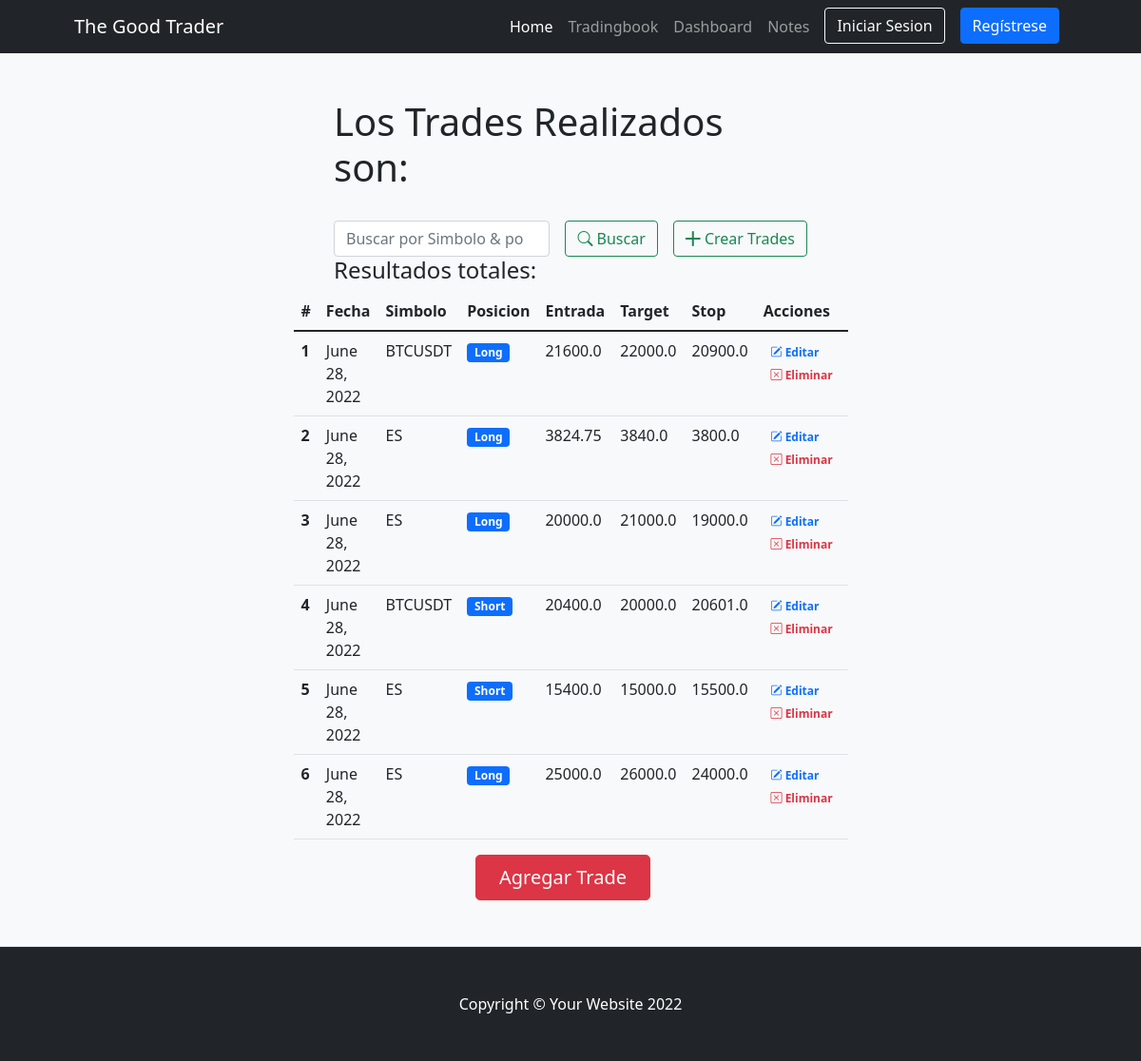
The app's page /tradingbook/trades/, older data.
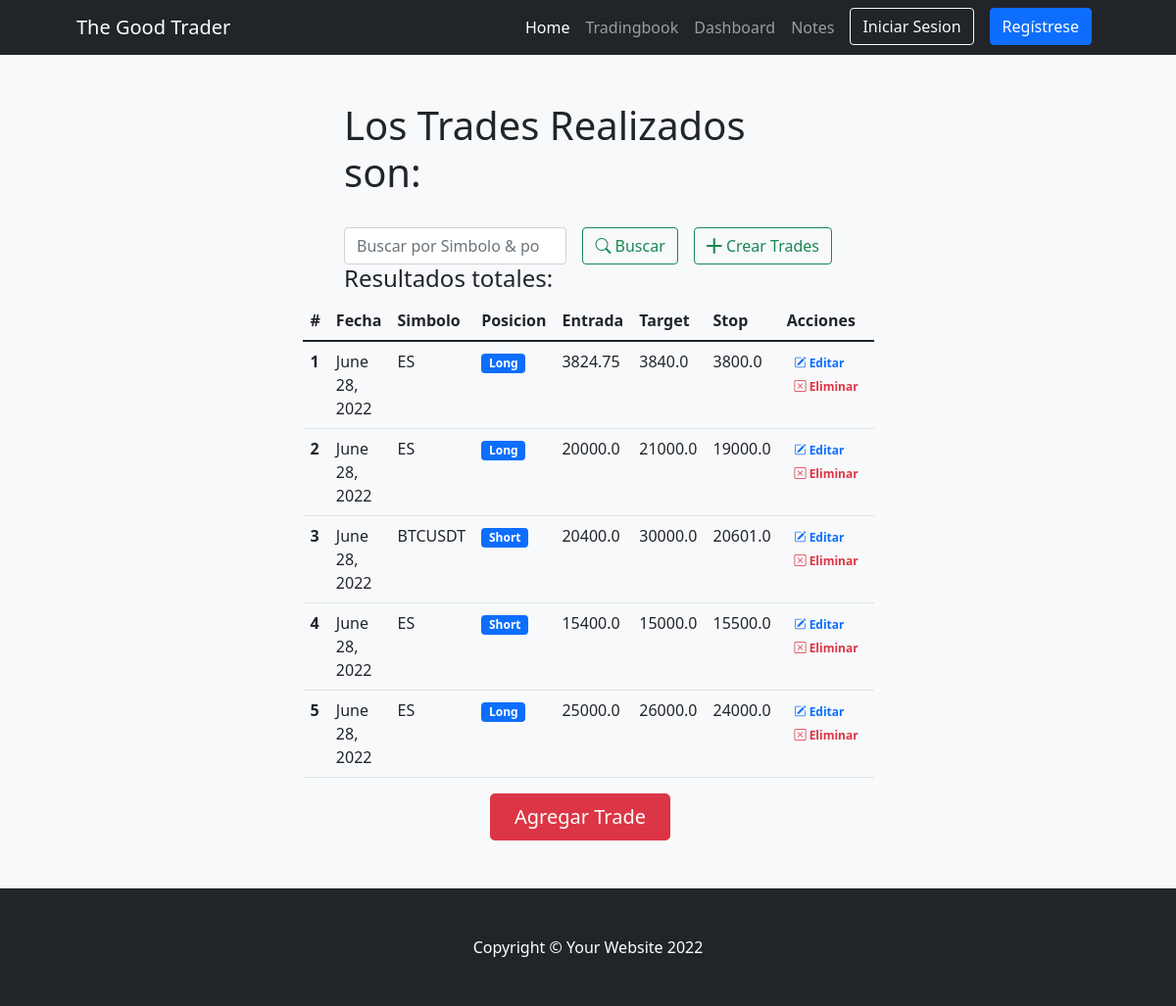
The same page, newer data.
### tradingbookapp/models.py (models this page shows)
class Trade(models.Model):
    fecha = models.DateField("Fecha de operacion (mm/dd/yyyy)",auto_now_add=False,auto_now=False,blank=True,null=True)
    simbolo = models.CharField("Simbolo",max_length=30)
    posiciones = (
        (1,"Long"),
        (2,"Short")
    )
    posicion = models.PositiveSmallIntegerField("Posicion",choices=posiciones)
    entrada = models.FloatField("Precio Entrada",)
    target = models.FloatField("Target")
    stop = models.FloatField("stop")

### tradingbookapp/views.py (the view, shortened to what this page needs)
# urls.py: path('trades/',views.Trades,name="Trades"),
def Trades(request):
    trades = Trade.objects.all()
    ctx = {'trades':trades}
    return render(request,'tradingbookapp/trades.html',ctx)

### tradingbookapp/templates/tradingbookapp/trades.html (shortened to what this page needs)
{% extends "tradingbookapp/base.html" %}
{%block contenidopagina%}
<section class="bg-light py-5 border-bottom">
    <div class="container px-5">
        <div class="row gx-5 justify-content-center">
            <div class="col-lg-6">
                <h1>Los Trades Realizados son:</h1>
                <br>
                <div class="row gx-5 justify-content-center">
                    <div class="col-lg-12">
                        <form class="d-flex my-2 my-lg-0" action="" method="post">
                            <input class="flex-grow-0 form-control mr-sm-2" type="search" name="search" placeholder="Buscar por Simbolo & posicion" aria-label="Search">
                            <button class="btn btn-outline-success text-nowrap ms-3 my-2 my-sm-0" type="submit"> <i class="bi bi-search"></i> Buscar</button>
                            <a class="btn btn-outline-success text-nowrap ms-3 my-2 my-sm-0" href="{% url 'crear_trades' %}"> <i class="bi bi-plus-lg"></i> Crear Trades</a>
                        </form>
                    </div>
                    <br>
                    <h4>Resultados
                        {% if search %}
                            para "{{busqueda}}":
                        {% else %}
                            totales:
                        {% endif %}
                    </h4>
                    <br>
                <table class="table">
                    <thead>
                        <th scope="col">#</th>
                        <th scope="col">Fecha</th>
                        <th scope="col">Simbolo</th>
                        <th scope="col">Posicion</th>
                        <th scope="col">Entrada</th>
                        <th scope="col">Target</th>
                        <th scope="col">Stop</th>
                        <th scope="col">Acciones</th>
                    </thead>
                    <ul class= "list-group list-group-numbered">
                        {% for trade in trades  %}
                        <tr>
                            <th scope="row">{{forloop.counter}}</th>
                            <td>{{trade.fecha}}</td>
                            <td>{{trade.simbolo}}</td>
                            <td><span class= "badge bg-primary rounded-pill>">{{trade.get_posicion_display}}</span></td>
                            <td>{{trade.entrada}}</td>
                            <td>{{trade.target}}</td>
                            <td>{{trade.stop}}</td>
                            <td>
                                <a href="{% url 'Editar_trade' trade.id %}" class="text-primary badge badge-primary text-decoration-none"> <i class="bi bi-pencil-square"></i> Editar</a>
                                <a href="{% url 'Eliminar_trade' trade.id %}" class="text-danger badge badge-danger text-decoration-none"> <i class="bi bi-x-square"></i> Eliminar</a>
                            </td>
                        </tr>
                        {% endfor %}
                    </ul>
                </table>
                <div class="d-grid gap-3 d-sm-flex justify-content-sm-center">
                    <a class="btn btn-danger btn-lg px-4 me-sm-3" href="{%url 'crear_trades' %}">Agregar Trade</a>
                </div>
            </div>
        </div>
    </div>
</section>
{%endblock%}

Row changes from the older to the newer data that the page shows:
removed Trade: fecha "June 28, 2022", simbolo "BTCUSDT", posicion "Long", entrada "21600.0", target "22000.0", stop "20900.0"
changed Trade "BTCUSDT": target "20000.0" → "30000.0"
